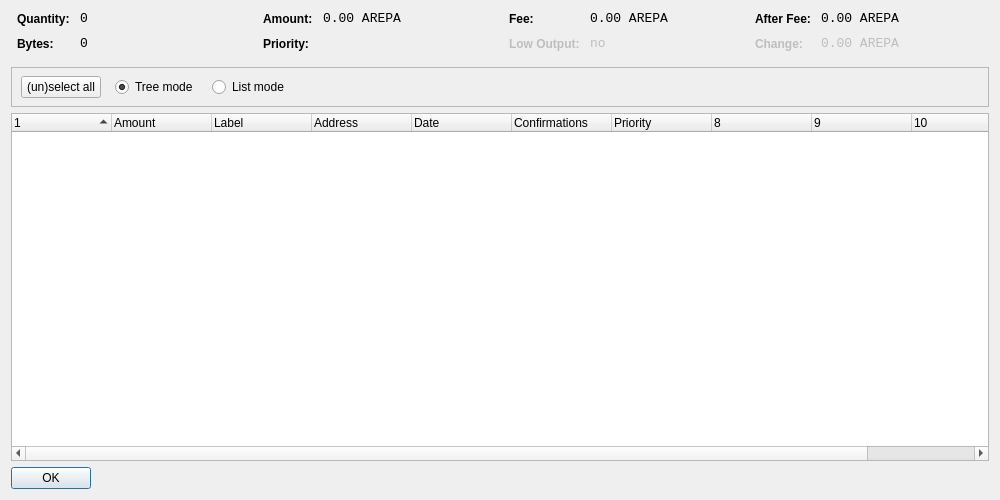
<?xml version="1.0" encoding="UTF-8"?>
<ui version="4.0">
 <class>CoinControlDialog</class>
 <widget class="QDialog" name="CoinControlDialog">
  <property name="geometry">
   <rect>
    <x>0</x>
    <y>0</y>
    <width>1000</width>
    <height>500</height>
   </rect>
  </property>
  <property name="windowTitle">
   <string>Coin Control</string>
  </property>
  <layout class="QVBoxLayout" name="verticalLayout">
   <item>
    <layout class="QHBoxLayout" name="horizontalLayoutTop" stretch="0,0,0,0">
     <property name="topMargin">
      <number>0</number>
     </property>
     <property name="bottomMargin">
      <number>10</number>
     </property>
     <item>
      <layout class="QFormLayout" name="formLayoutCoinControl1">
       <property name="horizontalSpacing">
        <number>10</number>
       </property>
       <property name="verticalSpacing">
        <number>10</number>
       </property>
       <property name="leftMargin">
        <number>6</number>
       </property>
       <property name="rightMargin">
        <number>6</number>
       </property>
       <item row="0" column="0">
        <widget class="QLabel" name="labelCoinControlQuantityText">
         <property name="styleSheet">
          <string notr="true">font-weight:bold;</string>
         </property>
         <property name="text">
          <string>Quantity:</string>
         </property>
        </widget>
       </item>
       <item row="0" column="1">
        <widget class="QLabel" name="labelCoinControlQuantity">
         <property name="font">
          <font>
           <family>Monospace</family>
           <pointsize>10</pointsize>
          </font>
         </property>
         <property name="cursor">
          <cursorShape>IBeamCursor</cursorShape>
         </property>
         <property name="contextMenuPolicy">
          <enum>Qt::ActionsContextMenu</enum>
         </property>
         <property name="text">
          <string notr="true">0</string>
         </property>
         <property name="textInteractionFlags">
          <set>Qt::LinksAccessibleByMouse|Qt::TextSelectableByKeyboard|Qt::TextSelectableByMouse</set>
         </property>
        </widget>
       </item>
       <item row="1" column="0">
        <widget class="QLabel" name="labelCoinControlBytesText">
         <property name="styleSheet">
          <string notr="true">font-weight:bold;</string>
         </property>
         <property name="text">
          <string>Bytes:</string>
         </property>
        </widget>
       </item>
       <item row="1" column="1">
        <widget class="QLabel" name="labelCoinControlBytes">
         <property name="font">
          <font>
           <family>Monospace</family>
           <pointsize>10</pointsize>
          </font>
         </property>
         <property name="cursor">
          <cursorShape>IBeamCursor</cursorShape>
         </property>
         <property name="contextMenuPolicy">
          <enum>Qt::ActionsContextMenu</enum>
         </property>
         <property name="text">
          <string notr="true">0</string>
         </property>
         <property name="textInteractionFlags">
          <set>Qt::LinksAccessibleByMouse|Qt::TextSelectableByKeyboard|Qt::TextSelectableByMouse</set>
         </property>
        </widget>
       </item>
      </layout>
     </item>
     <item>
      <layout class="QFormLayout" name="formLayoutCoinControl2">
       <property name="horizontalSpacing">
        <number>10</number>
       </property>
       <property name="verticalSpacing">
        <number>10</number>
       </property>
       <property name="leftMargin">
        <number>6</number>
       </property>
       <property name="rightMargin">
        <number>6</number>
       </property>
       <item row="0" column="0">
        <widget class="QLabel" name="labelCoinControlAmountText">
         <property name="styleSheet">
          <string notr="true">font-weight:bold;</string>
         </property>
         <property name="text">
          <string>Amount:</string>
         </property>
        </widget>
       </item>
       <item row="0" column="1">
        <widget class="QLabel" name="labelCoinControlAmount">
         <property name="font">
          <font>
           <family>Monospace</family>
           <pointsize>10</pointsize>
          </font>
         </property>
         <property name="cursor">
          <cursorShape>IBeamCursor</cursorShape>
         </property>
         <property name="contextMenuPolicy">
          <enum>Qt::ActionsContextMenu</enum>
         </property>
         <property name="text">
          <string notr="true">0.00 AREPA</string>
         </property>
         <property name="textInteractionFlags">
          <set>Qt::LinksAccessibleByMouse|Qt::TextSelectableByKeyboard|Qt::TextSelectableByMouse</set>
         </property>
        </widget>
       </item>
       <item row="1" column="0">
        <widget class="QLabel" name="labelCoinControlPriorityText">
         <property name="styleSheet">
          <string notr="true">font-weight:bold;</string>
         </property>
         <property name="text">
          <string>Priority:</string>
         </property>
        </widget>
       </item>
       <item row="1" column="1">
        <widget class="QLabel" name="labelCoinControlPriority">
         <property name="font">
          <font>
           <family>Monospace</family>
           <pointsize>10</pointsize>
          </font>
         </property>
         <property name="cursor">
          <cursorShape>IBeamCursor</cursorShape>
         </property>
         <property name="contextMenuPolicy">
          <enum>Qt::ActionsContextMenu</enum>
         </property>
         <property name="text">
          <string/>
         </property>
         <property name="textInteractionFlags">
          <set>Qt::LinksAccessibleByMouse|Qt::TextSelectableByKeyboard|Qt::TextSelectableByMouse</set>
         </property>
        </widget>
       </item>
      </layout>
     </item>
     <item>
      <layout class="QFormLayout" name="formLayoutCoinControl3">
       <property name="horizontalSpacing">
        <number>10</number>
       </property>
       <property name="verticalSpacing">
        <number>10</number>
       </property>
       <property name="leftMargin">
        <number>6</number>
       </property>
       <property name="rightMargin">
        <number>6</number>
       </property>
       <item row="0" column="0">
        <widget class="QLabel" name="labelCoinControlFeeText">
         <property name="styleSheet">
          <string notr="true">font-weight:bold;</string>
         </property>
         <property name="text">
          <string>Fee:</string>
         </property>
        </widget>
       </item>
       <item row="0" column="1">
        <widget class="QLabel" name="labelCoinControlFee">
         <property name="font">
          <font>
           <family>Monospace</family>
           <pointsize>10</pointsize>
          </font>
         </property>
         <property name="cursor">
          <cursorShape>IBeamCursor</cursorShape>
         </property>
         <property name="contextMenuPolicy">
          <enum>Qt::ActionsContextMenu</enum>
         </property>
         <property name="text">
          <string notr="true">0.00 AREPA</string>
         </property>
         <property name="textInteractionFlags">
          <set>Qt::LinksAccessibleByMouse|Qt::TextSelectableByKeyboard|Qt::TextSelectableByMouse</set>
         </property>
        </widget>
       </item>
       <item row="1" column="0">
        <widget class="QLabel" name="labelCoinControlLowOutputText">
         <property name="enabled">
          <bool>false</bool>
         </property>
         <property name="styleSheet">
          <string notr="true">font-weight:bold;</string>
         </property>
         <property name="text">
          <string>Low Output:</string>
         </property>
        </widget>
       </item>
       <item row="1" column="1">
        <widget class="QLabel" name="labelCoinControlLowOutput">
         <property name="enabled">
          <bool>false</bool>
         </property>
         <property name="font">
          <font>
           <family>Monospace</family>
           <pointsize>10</pointsize>
          </font>
         </property>
         <property name="cursor">
          <cursorShape>IBeamCursor</cursorShape>
         </property>
         <property name="contextMenuPolicy">
          <enum>Qt::ActionsContextMenu</enum>
         </property>
         <property name="text">
          <string notr="true">no</string>
         </property>
         <property name="textInteractionFlags">
          <set>Qt::LinksAccessibleByMouse|Qt::TextSelectableByKeyboard|Qt::TextSelectableByMouse</set>
         </property>
        </widget>
       </item>
      </layout>
     </item>
     <item>
      <layout class="QFormLayout" name="formLayoutCoinControl4">
       <property name="horizontalSpacing">
        <number>10</number>
       </property>
       <property name="verticalSpacing">
        <number>10</number>
       </property>
       <property name="leftMargin">
        <number>6</number>
       </property>
       <property name="rightMargin">
        <number>6</number>
       </property>
       <item row="0" column="0">
        <widget class="QLabel" name="labelCoinControlAfterFeeText">
         <property name="styleSheet">
          <string notr="true">font-weight:bold;</string>
         </property>
         <property name="text">
          <string>After Fee:</string>
         </property>
        </widget>
       </item>
       <item row="0" column="1">
        <widget class="QLabel" name="labelCoinControlAfterFee">
         <property name="font">
          <font>
           <family>Monospace</family>
           <pointsize>10</pointsize>
          </font>
         </property>
         <property name="cursor">
          <cursorShape>IBeamCursor</cursorShape>
         </property>
         <property name="contextMenuPolicy">
          <enum>Qt::ActionsContextMenu</enum>
         </property>
         <property name="text">
          <string notr="true">0.00 AREPA</string>
         </property>
         <property name="textInteractionFlags">
          <set>Qt::LinksAccessibleByMouse|Qt::TextSelectableByKeyboard|Qt::TextSelectableByMouse</set>
         </property>
        </widget>
       </item>
       <item row="1" column="0">
        <widget class="QLabel" name="labelCoinControlChangeText">
         <property name="enabled">
          <bool>false</bool>
         </property>
         <property name="styleSheet">
          <string notr="true">font-weight:bold;</string>
         </property>
         <property name="text">
          <string>Change:</string>
         </property>
        </widget>
       </item>
       <item row="1" column="1">
        <widget class="QLabel" name="labelCoinControlChange">
         <property name="enabled">
          <bool>false</bool>
         </property>
         <property name="font">
          <font>
           <family>Monospace</family>
           <pointsize>10</pointsize>
          </font>
         </property>
         <property name="cursor">
          <cursorShape>IBeamCursor</cursorShape>
         </property>
         <property name="contextMenuPolicy">
          <enum>Qt::ActionsContextMenu</enum>
         </property>
         <property name="text">
          <string notr="true">0.00 AREPA</string>
         </property>
         <property name="textInteractionFlags">
          <set>Qt::LinksAccessibleByMouse|Qt::TextSelectableByKeyboard|Qt::TextSelectableByMouse</set>
         </property>
        </widget>
       </item>
      </layout>
     </item>
    </layout>
   </item>
   <item>
    <widget class="QFrame" name="frame">
     <property name="minimumSize">
      <size>
       <width>0</width>
       <height>40</height>
      </size>
     </property>
     <property name="frameShape">
      <enum>QFrame::StyledPanel</enum>
     </property>
     <property name="frameShadow">
      <enum>QFrame::Sunken</enum>
     </property>
     <widget class="QWidget" name="horizontalLayoutWidget">
      <property name="geometry">
       <rect>
        <x>10</x>
        <y>0</y>
        <width>781</width>
        <height>41</height>
       </rect>
      </property>
      <layout class="QHBoxLayout" name="horizontalLayoutPanel" stretch="0,0,0,0,0">
       <property name="spacing">
        <number>14</number>
       </property>
       <item>
        <widget class="QPushButton" name="pushButtonSelectAll">
         <property name="sizePolicy">
          <sizepolicy hsizetype="Maximum" vsizetype="Fixed">
           <horstretch>0</horstretch>
           <verstretch>0</verstretch>
          </sizepolicy>
         </property>
         <property name="text">
          <string>(un)select all</string>
         </property>
        </widget>
       </item>
       <item>
        <widget class="QRadioButton" name="radioTreeMode">
         <property name="sizePolicy">
          <sizepolicy hsizetype="Maximum" vsizetype="Fixed">
           <horstretch>0</horstretch>
           <verstretch>0</verstretch>
          </sizepolicy>
         </property>
         <property name="text">
          <string>Tree mode</string>
         </property>
         <property name="checked">
          <bool>true</bool>
         </property>
        </widget>
       </item>
       <item>
        <widget class="QRadioButton" name="radioListMode">
         <property name="sizePolicy">
          <sizepolicy hsizetype="Maximum" vsizetype="Fixed">
           <horstretch>0</horstretch>
           <verstretch>0</verstretch>
          </sizepolicy>
         </property>
         <property name="text">
          <string>List mode</string>
         </property>
        </widget>
       </item>
       <item>
        <spacer name="horizontalSpacer">
         <property name="orientation">
          <enum>Qt::Horizontal</enum>
         </property>
         <property name="sizeHint" stdset="0">
          <size>
           <width>40</width>
           <height>20</height>
          </size>
         </property>
        </spacer>
       </item>
      </layout>
     </widget>
    </widget>
   </item>
   <item>
    <widget class="CoinControlTreeWidget" name="treeWidget">
     <property name="contextMenuPolicy">
      <enum>Qt::CustomContextMenu</enum>
     </property>
     <property name="sortingEnabled">
      <bool>false</bool>
     </property>
     <property name="columnCount">
      <number>11</number>
     </property>
     <attribute name="headerShowSortIndicator" stdset="0">
      <bool>true</bool>
     </attribute>
     <attribute name="headerStretchLastSection">
      <bool>false</bool>
     </attribute>
     <column>
      <property name="text">
       <string/>
      </property>
     </column>
     <column>
      <property name="text">
       <string>Amount</string>
      </property>
     </column>
     <column>
      <property name="text">
       <string>Label</string>
      </property>
     </column>
     <column>
      <property name="text">
       <string>Address</string>
      </property>
     </column>
     <column>
      <property name="text">
       <string>Date</string>
      </property>
     </column>
     <column>
      <property name="text">
       <string>Confirmations</string>
      </property>
      <property name="toolTip">
       <string>Confirmed</string>
      </property>
     </column>
     <column>
      <property name="text">
       <string>Priority</string>
      </property>
     </column>
     <column>
      <property name="text">
       <string/>
      </property>
     </column>
     <column>
      <property name="text">
       <string/>
      </property>
     </column>
     <column>
      <property name="text">
       <string/>
      </property>
     </column>
     <column>
      <property name="text">
       <string/>
      </property>
     </column>
    </widget>
   </item>
   <item>
    <widget class="QDialogButtonBox" name="buttonBox">
     <property name="sizePolicy">
      <sizepolicy hsizetype="Maximum" vsizetype="Fixed">
       <horstretch>0</horstretch>
       <verstretch>0</verstretch>
      </sizepolicy>
     </property>
     <property name="orientation">
      <enum>Qt::Horizontal</enum>
     </property>
     <property name="standardButtons">
      <set>QDialogButtonBox::Ok</set>
     </property>
    </widget>
   </item>
  </layout>
 </widget>
 <customwidgets>
  <customwidget>
   <class>CoinControlTreeWidget</class>
   <extends>QTreeWidget</extends>
   <header>coincontroltreewidget.h</header>
  </customwidget>
 </customwidgets>
 <resources/>
 <connections/>
</ui>
